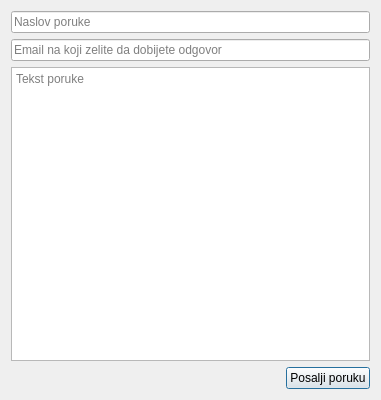
<?xml version="1.0" encoding="UTF-8"?>
<ui version="4.0">
 <class>MailDialog</class>
 <widget class="QDialog" name="MailDialog">
  <property name="geometry">
   <rect>
    <x>0</x>
    <y>0</y>
    <width>381</width>
    <height>400</height>
   </rect>
  </property>
  <property name="windowTitle">
   <string>Dialog</string>
  </property>
  <layout class="QVBoxLayout" name="verticalLayout">
   <item>
    <widget class="QLineEdit" name="lineNaslov">
     <property name="placeholderText">
      <string>Naslov poruke</string>
     </property>
    </widget>
   </item>
   <item>
    <widget class="QLineEdit" name="lineReply">
     <property name="placeholderText">
      <string>Email na koji zelite da dobijete odgovor</string>
     </property>
    </widget>
   </item>
   <item>
    <widget class="QTextEdit" name="textMsg">
     <property name="placeholderText">
      <string>Tekst poruke</string>
     </property>
    </widget>
   </item>
   <item>
    <layout class="QHBoxLayout" name="horizontalLayout">
     <item>
      <spacer name="horizontalSpacer">
       <property name="orientation">
        <enum>Qt::Horizontal</enum>
       </property>
       <property name="sizeHint" stdset="0">
        <size>
         <width>40</width>
         <height>20</height>
        </size>
       </property>
      </spacer>
     </item>
     <item>
      <widget class="QPushButton" name="btnSend">
       <property name="styleSheet">
        <string notr="true"/>
       </property>
       <property name="text">
        <string>Posalji poruku</string>
       </property>
      </widget>
     </item>
    </layout>
   </item>
  </layout>
 </widget>
 <resources/>
 <connections/>
</ui>
